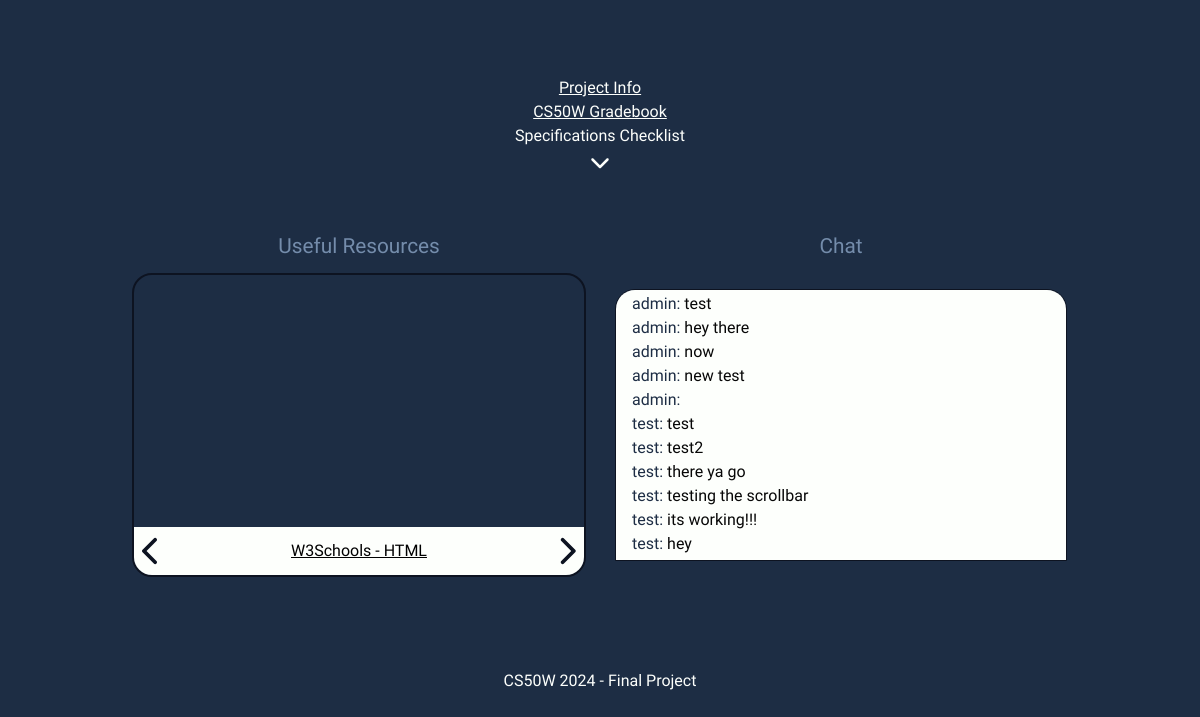
Page /project/1 on the earlier database version.
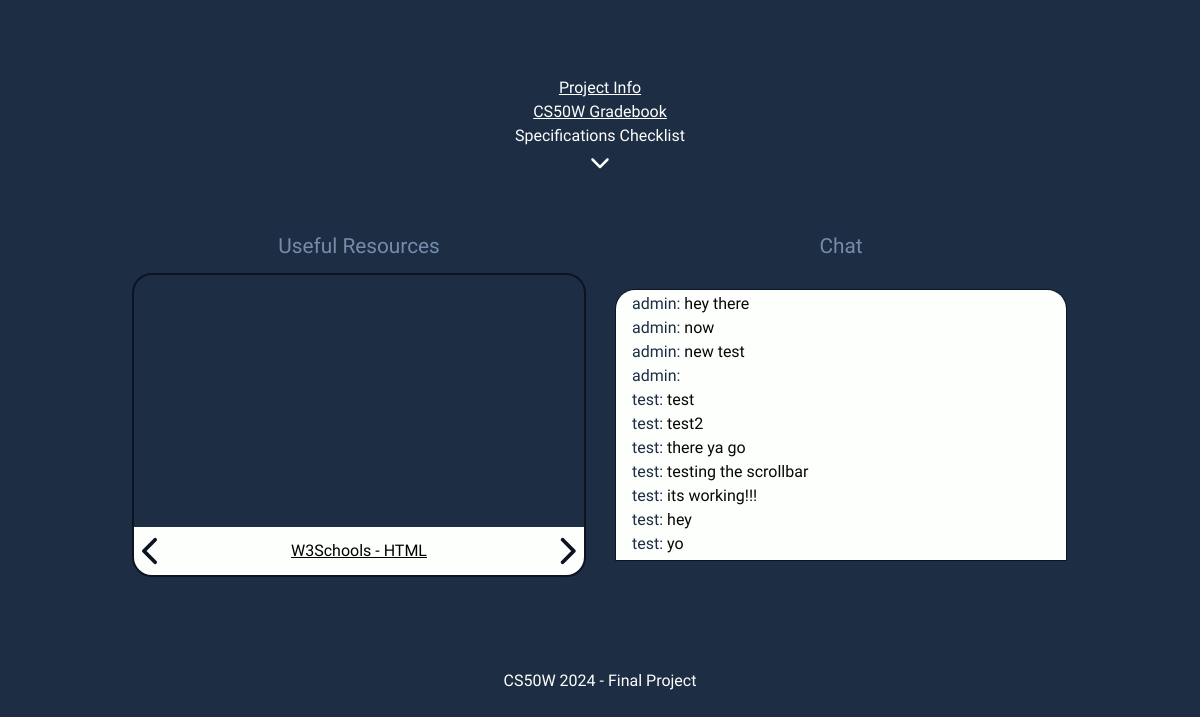
Same page on the later database version.
### final/models.py (models this page shows)
class Media(models.Model):
    project = models.ForeignKey(Project, max_length=150,  null=True, on_delete=models.CASCADE)
    url = models.CharField(max_length = 500)
    resourceTitle = models.CharField(max_length = 150)
    resource = models.CharField(max_length = 500)

class Message(models.Model):
    author = models.ForeignKey(User, on_delete=models.CASCADE, blank=True, null=True, related_name="author")
    project = models.ForeignKey(Project, on_delete=models.CASCADE, blank=True, null=True, related_name="project")
    content = models.CharField(max_length=150)

class User(AbstractUser):
    pass

### final/views.py (the view)
# urls.py: path("project/<int:id>", views.project, name="project"),
def project(request, id, *args, **kwargs):
    project = Project.objects.get(pk=id)
    resources = Media.objects.filter(project=project)
    savedComments = Message.objects.filter(project = project)
    listItems = CheckList.objects.filter(project=project)
    return render(request, "final/project.html" ,{
        "project": project,
        "resources": resources,
        "savedComments": savedComments,
        "listItems": listItems,
    })

### final/templates/final/project.html (shortened to what this page needs)
{% extends "final/layout.html" %}
{% load static %}
{% block body %}
<div id="project-info">
    <a class="project-link" href="{{project.link}}">Project Info</a>
    <a class="project-link" href="https://cs50.me/cs50w">CS50W Gradebook</a>
            <h1 class="project-link">Specifications Checklist</h1>
</div>
<div id="project-page" >
    <div class="info-container">
        <h1 class="title">Useful Resources</h1>
            <div class="carousel">
                {% for resource in resources %}
                    <a class="carousel-title" href="{{resource.resource}}">{{resource.resourceTitle}}</a>
                {% endfor %}
            </div>
    </div>
    <div id="chat-container">
        <h1 class="title">Chat</h1>
        <div id="message-box">
            {% for savedComment in savedComments %}
            {% if user == savedComment.author%}
                <h2 class="messages"><span style="color: #748CAB">Me: </span>{{savedComment.content}}</h2>
            {% else %}
                <h2 class="messages"><span style="color: #1D2D44">{{savedComment.author}}: </span>{{savedComment.content}}</h2>
            {% endif %}
            {% endfor %}
        </div>
    </div>
</div>
<div class="footer">
    <h1 class="welcome">CS50W 2024 - Final Project</h1>
</div>
{% endblock %}

Differences in the rows shown:
no longer on this page (row unchanged): Message: author "admin", content "test"
added Message: author "test", content "yo"
